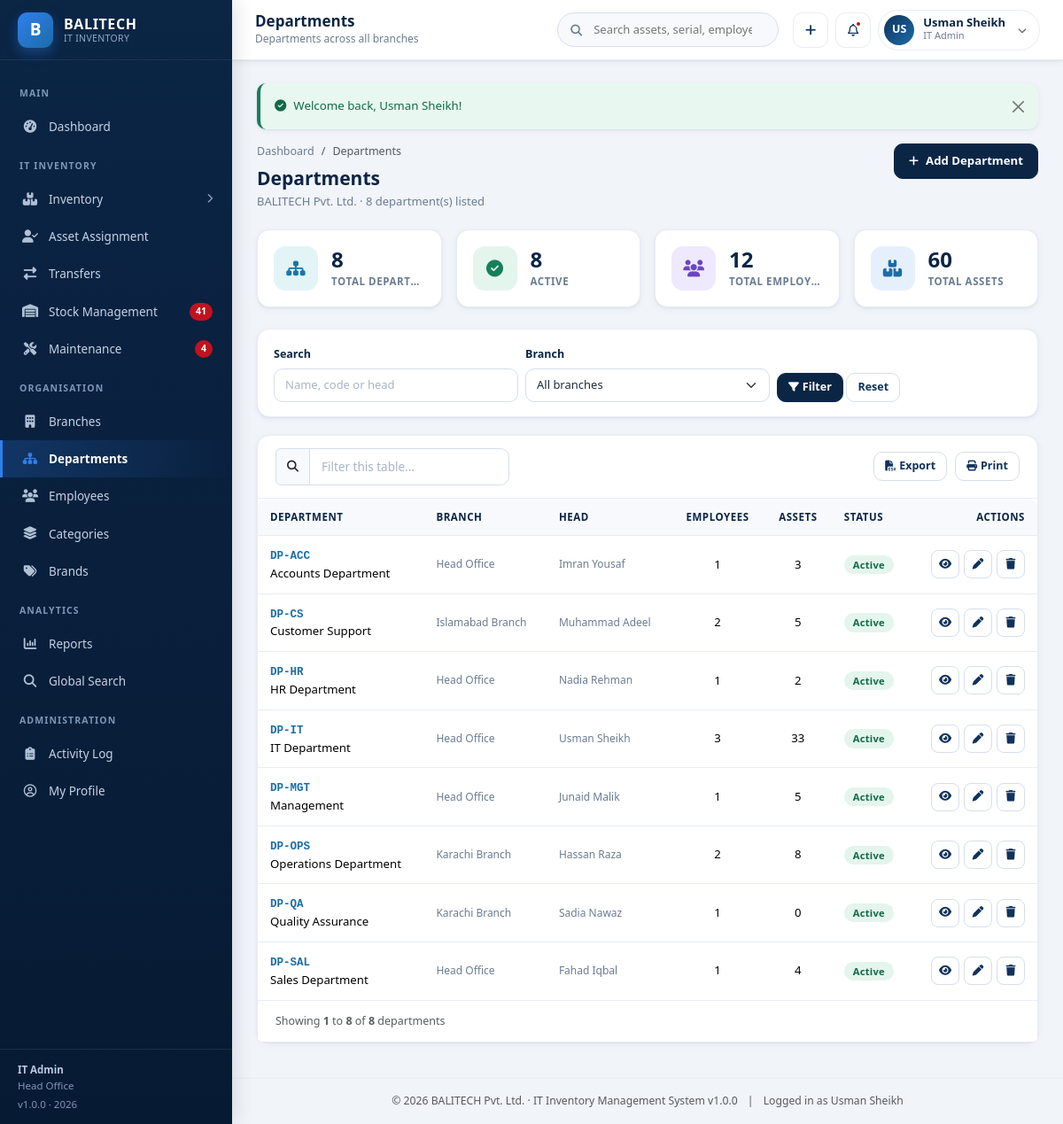
/departments/index.php (signed in), run on the app's committed database.
### tables this page shows
CREATE TABLE `users` (
  `id` INT UNSIGNED NOT NULL AUTO_INCREMENT,
  `username` VARCHAR(60) NOT NULL,
  `full_name` VARCHAR(120) NOT NULL,
  `email` VARCHAR(120) NOT NULL,
  `password` VARCHAR(255) NOT NULL,
  `role` ENUM('super_admin','it_admin','branch_staff','dept_manager') NOT NULL DEFAULT 'branch_staff',
  `branch_id` INT UNSIGNED DEFAULT NULL,
  `department_id` INT UNSIGNED DEFAULT NULL,
  `phone` VARCHAR(30) DEFAULT NULL,
  `avatar` VARCHAR(255) DEFAULT NULL,
  `status` ENUM('active','inactive') NOT NULL DEFAULT 'active',
  `last_login` DATETIME DEFAULT NULL,
  `created_at` DATETIME NOT NULL DEFAULT CURRENT_TIMESTAMP,
  `updated_at` DATETIME NOT NULL DEFAULT CURRENT_TIMESTAMP ON UPDATE CURRENT_TIMESTAMP,
  PRIMARY KEY (`id`),
  UNIQUE KEY `uq_user_username` (`username`),
  UNIQUE KEY `uq_user_email` (`email`),
  KEY `idx_user_role` (`role`),
  KEY `idx_user_branch` (`branch_id`),
  KEY `idx_user_dept` (`department_id`),
  CONSTRAINT `fk_user_branch` FOREIGN KEY (`branch_id`) REFERENCES `branches` (`id`) ON DELETE SET NULL ON UPDATE CASCADE,
  CONSTRAINT `fk_user_dept` FOREIGN KEY (`department_id`) REFERENCES `departments` (`id`) ON DELETE SET NULL ON UPDATE CASCADE
);

CREATE TABLE `branches` (
  `id` INT UNSIGNED NOT NULL AUTO_INCREMENT,
  `branch_code` VARCHAR(20) NOT NULL,
  `branch_name` VARCHAR(120) NOT NULL,
  `city` VARCHAR(80) NOT NULL,
  `address` VARCHAR(255) DEFAULT NULL,
  `branch_manager` VARCHAR(120) DEFAULT NULL,
  `contact_number` VARCHAR(30) DEFAULT NULL,
  `email` VARCHAR(120) DEFAULT NULL,
  `status` ENUM('active','inactive') NOT NULL DEFAULT 'active',
  `created_at` DATETIME NOT NULL DEFAULT CURRENT_TIMESTAMP,
  `updated_at` DATETIME NOT NULL DEFAULT CURRENT_TIMESTAMP ON UPDATE CURRENT_TIMESTAMP,
  PRIMARY KEY (`id`),
  UNIQUE KEY `uq_branch_code` (`branch_code`),
  KEY `idx_branch_status` (`status`),
  KEY `idx_branch_name` (`branch_name`)
);

CREATE TABLE `departments` (
  `id` INT UNSIGNED NOT NULL AUTO_INCREMENT,
  `dept_code` VARCHAR(20) NOT NULL,
  `department_name` VARCHAR(120) NOT NULL,
  `branch_id` INT UNSIGNED DEFAULT NULL,
  `dept_head` VARCHAR(120) DEFAULT NULL,
  `description` VARCHAR(255) DEFAULT NULL,
  `status` ENUM('active','inactive') NOT NULL DEFAULT 'active',
  `created_at` DATETIME NOT NULL DEFAULT CURRENT_TIMESTAMP,
  `updated_at` DATETIME NOT NULL DEFAULT CURRENT_TIMESTAMP ON UPDATE CURRENT_TIMESTAMP,
  PRIMARY KEY (`id`),
  UNIQUE KEY `uq_dept_code` (`dept_code`),
  KEY `idx_dept_branch` (`branch_id`),
  KEY `idx_dept_name` (`department_name`),
  CONSTRAINT `fk_dept_branch` FOREIGN KEY (`branch_id`) REFERENCES `branches` (`id`) ON DELETE SET NULL ON UPDATE CASCADE
);

### departments/index.php (the view, shortened to what the rows shown need)
<?php
require_once __DIR__ . '/../init.php';
$where  = ' WHERE 1 = 1';
$params = [];
$perPage = ITEMS_PER_PAGE;
$total   = (int) db_value("SELECT COUNT(*) FROM departments d $where", $params);
$page    = max(1, (int) get_param('page', 1));
$page    = min($page, max(1, (int) ceil($total / $perPage)));
$offset  = ($page - 1) * $perPage;
$departments = db_all(
    "SELECT d.*, b.branch_name,
            COUNT(DISTINCT e.id) AS emp_count,
            COUNT(DISTINCT i.id) AS asset_count
       FROM departments d
       LEFT JOIN branches  b ON b.id = d.branch_id
       LEFT JOIN employees e ON e.department_id = d.id
       LEFT JOIN inventory i ON i.department_id = d.id
       $where
      GROUP BY d.id
      ORDER BY d.department_name ASC
      LIMIT " . (int) $perPage . " OFFSET " . (int) $offset,
    $params
);
$page_title    = 'Departments';
require __DIR__ . '/../includes/header.php';
?>
<div class="page-head">
    <div>
        <h2>Departments</h2>
    </div>
</div>
<div class="row g-3 mb-4">
</div>
<form class="filter-bar" method="get" action="<?= url('departments/index.php') ?>">
</form>
<div class="card">
    <div class="table-responsive">
        <table class="table" id="departmentsTable">
            <thead>
                <tr>
                    <th>Department</th>
                    <th>Branch</th>
                    <th>Head</th>
                    <th class="text-center">Employees</th>
                    <th class="text-center">Assets</th>
                    <th>Status</th>
                    <th class="text-end">Actions</th>
                </tr>
            </thead>
            <tbody>
            <?php foreach ($departments as $d): ?>
                <tr>
                    <td>
                        <a class="fw-code" href="<?= url('departments/view.php?id=' . (int) $d['id']) ?>"><?= e($d['dept_code']) ?></a>
                        <div><?= e($d['department_name']) ?></div>
                    </td>
                    <td class="text-muted-sm"><?= e($d['branch_name'] ?: 'All branches') ?></td>
                    <td class="text-muted-sm"><?= e($d['dept_head'] ?: '-') ?></td>
                    <td class="text-center"><?= (int) $d['emp_count'] ?></td>
                    <td class="text-center"><?= (int) $d['asset_count'] ?></td>
                    <td><?= active_badge($d['status']) ?></td>
                    <td>
                        <div class="table-actions">
                            <a class="btn-icon" title="View" href="<?= url('departments/view.php?id=' . (int) $d['id']) ?>"><i class="fa-solid fa-eye"></i></a>
                            <?php if (can('departments')): ?>
                            <a class="btn-icon" title="Edit" href="<?= url('departments/edit.php?id=' . (int) $d['id']) ?>"><i class="fa-solid fa-pen"></i></a>
                            <form method="post" action="<?= url('departments/delete.php') ?>" class="d-inline">
                                <button type="submit" class="btn-icon danger" title="Delete"
                                        data-confirm="Delete department &quot;<?= e($d['department_name']) ?>&quot;?"><i class="fa-solid fa-trash"></i></button>
                            </form>
                            <?php endif; ?>
                        </div>
                    </td>
                </tr>
            <?php endforeach; ?>
            </tbody>
        </table>
    </div>
</div>
<?php
require __DIR__ . '/../includes/footer.php';

### includes/header.php (shortened to what the rows shown need)
<?php
require_once __DIR__ . '/auth.php';
$page_title   = $page_title   ?? 'Dashboard';
?>
<!DOCTYPE html>
<html lang="en">
<head>
<link rel="stylesheet" href="https://cdn.jsdelivr.net/npm/bootstrap@5.3.3/dist/css/bootstrap.min.css">
<link rel="stylesheet" href="https://cdnjs.cloudflare.com/ajax/libs/font-awesome/6.5.2/css/all.min.css">
<link rel="stylesheet" href="<?= url('assets/css/style.css') ?>">
</head>
<body>
<div class="app-wrapper">
    <?php require __DIR__ . '/sidebar.php'; ?>
    <div class="app-main">
        <header class="app-topbar no-print">
            <div class="topbar-titles">
                <h1><?= e($page_title) ?></h1>
            </div>
            <form class="topbar-search" action="<?= url('search.php') ?>" method="get" role="search">
            </form>
            <div class="topbar-actions">
                <div class="dropdown">
                    <button class="user-chip" type="button" data-bs-toggle="dropdown" aria-expanded="false">
                        <span class="avatar"><?= e(user_initials($user['full_name'])) ?></span>
                        <span class="text-start">
                            <span class="u-name d-block"><?= e($user['full_name']) ?></span>
                            <span class="u-role d-block"><?= e(role_label($user['role'])) ?></span>
                        </span>
                        <i class="fa-solid fa-chevron-down ms-1" style="font-size:10px;opacity:.6"></i>
                    </button>
                </div>
            </div>
        </header>
        <main class="app-content">
            <?= render_flash() ?>

### includes/sidebar.php (shortened to what the rows shown need)
<?php
$user = current_user();
?>
<aside class="app-sidebar no-print" id="appSidebar">
    <div class="sidebar-brand">
        <span class="brand-mark">B</span>
        <span class="brand-text">
        </span>
    </div>
    <div class="sidebar-scroll">
        <div class="nav-label">Main</div>
        <ul class="sidebar-nav">
        </ul>
        <div class="nav-label">IT Inventory</div>
        <ul class="sidebar-nav">
        </ul>
        <div class="nav-label">Organisation</div>
        <ul class="sidebar-nav">
        </ul>
        <div class="nav-label">Analytics</div>
        <ul class="sidebar-nav">
        </ul>
        <?php if (is_role('super_admin', 'it_admin')): ?>
        <div class="nav-label">Administration</div>
        <ul class="sidebar-nav">
        </ul>
        <?php endif; ?>
    </div>
    <div class="sidebar-footer">
        <strong><?= e(role_label($user['role'] ?? '')) ?></strong><br>
        <?= $user['branch_name'] ? e($user['branch_name']) : 'All branches access' ?>
        <div class="mt-1">v<?= e(APP_VERSION) ?> &middot; <?= date('Y') ?></div>
    </div>
</aside>

### includes/functions.php (shortened to what the rows shown need)
<?php
require_once __DIR__ . '/../config/database.php';
function e($value): string
{
    return htmlspecialchars((string) $value, ENT_QUOTES | ENT_SUBSTITUTE, 'UTF-8');
}
function url(string $path = ''): string
{
    return BASE_URL . ltrim($path, '/');
}
function get_param(string $key, $default = '')
{
    $value = $_GET[$key] ?? $default;
    return is_string($value) ? trim($value) : $value;
}
function get_flash(): array
{
    $messages = $_SESSION['flash'] ?? [];
    return $messages;
}
function render_flash(): string
{
    $html = '';
    foreach (get_flash() as $flash) {
        $type = in_array($flash['type'], ['success', 'danger', 'warning', 'info'], true) ? $flash['type'] : 'info';
        $icon = [
            'success' => 'fa-circle-check',
            'danger'  => 'fa-circle-xmark',
            'warning' => 'fa-triangle-exclamation',
            'info'    => 'fa-circle-info',
        ][$type];
        $html .= '<div class="alert alert-' . $type . ' alert-dismissible fade show app-alert" role="alert">'
               . '<i class="fa-solid ' . $icon . ' me-2"></i>' . e($flash['message'])
               . '<button type="button" class="btn-close" data-bs-dismiss="alert" aria-label="Close"></button></div>';
    }
    return $html;
}
function roles_list(): array
{
    return [
        'super_admin'  => 'Super Admin',
        'it_admin'     => 'IT Admin',
        'branch_staff' => 'Branch IT Staff',
        'dept_manager' => 'Department Manager',
    ];
}
function role_label(?string $role): string
{
    return roles_list()[$role] ?? 'Unknown';
}
function active_badge(?string $status): string
{
    return $status === 'active'
        ? '<span class="badge badge-soft badge-success">Active</span>'
        : '<span class="badge badge-soft badge-secondary">Inactive</span>';
}

### includes/footer.php (shortened to what the rows shown need)
        </main>
        <footer class="app-content py-3 text-center text-muted no-print" style="font-size:12.2px;border-top:1px solid var(--gray-200)">
            &copy; <?= date('Y') ?> <?= e(APP_COMPANY) ?> &middot; IT Inventory Management System v<?= e(APP_VERSION) ?>
            <span class="mx-2">|</span> Logged in as <?= e(current_user()['full_name'] ?? '') ?>
        </footer>
    </div>
</div>
</body>
</html>

### data on the page
users: role "IT Admin", branch.branch_name "Head Office", full_name "US", full_name "Usman Sheikh"
departments: dept_code "DP-ACC", department_name "Accounts Department", branch.branch_name "Head Office", dept_head "Imran Yousaf", emp_count "1", asset_count "3", status "Active"
departments: dept_code "DP-CS", department_name "Customer Support", branch.branch_name "Islamabad Branch", dept_head "Muhammad Adeel", emp_count "2", asset_count "5", status "Active"
departments: dept_code "DP-HR", department_name "HR Department", branch.branch_name "Head Office", dept_head "Nadia Rehman", emp_count "1", asset_count "2", status "Active"
departments: dept_code "DP-IT", department_name "IT Department", branch.branch_name "Head Office", dept_head "Usman Sheikh", emp_count "3", asset_count "33", status "Active"
departments: dept_code "DP-MGT", department_name "Management", branch.branch_name "Head Office", dept_head "Junaid Malik", emp_count "1", asset_count "5", status "Active"
departments: dept_code "DP-OPS", department_name "Operations Department", branch.branch_name "Karachi Branch", dept_head "Hassan Raza", emp_count "2", asset_count "8", status "Active"
departments: dept_code "DP-QA", department_name "Quality Assurance", branch.branch_name "Karachi Branch", dept_head "Sadia Nawaz", emp_count "1", asset_count "0", status "Active"
departments: dept_code "DP-SAL", department_name "Sales Department", branch.branch_name "Head Office", dept_head "Fahad Iqbal", emp_count "1", asset_count "4", status "Active"

### other printed values
$notifLowStock "41"
$notifMaintenance "4"
APP_VERSION "1.0.0"
$page_title "Departments"
$page_subtitle "Departments across all branches"
$flash['message'] "Welcome back, Usman Sheikh!"
APP_COMPANY "BALITECH Pvt. Ltd."
$total "8"
$activeDepartments "8"
$totalEmployees "12"
$totalAssets "60"
$start "1"
$end "8"
$label "departments"
